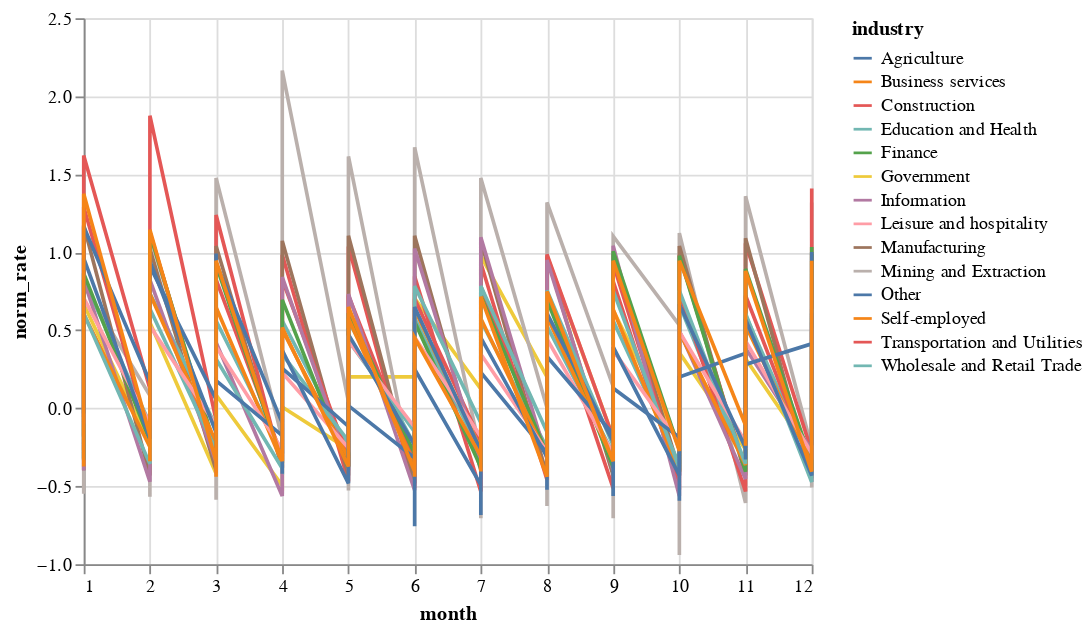

The cell this chart's notebook holds for it:
### Markdown cell above
* Make the same Altair chart, but change from "date" to "month" for the x-channel.

(It will look like a mess because each industry has the same month repeated many times, corresponding to different years.)

### Code cell
alt.Chart(df).mark_line().encode(
    x = "month",
    y = "norm_rate",
    color = "industry"
)

### Figure 1 — Vega-Lite specification as saved in the notebook (floating-point values rounded to 4 significant figures; data arrays with more than 128 entries replaced by an {"elided": "..."} marker saying what was removed)
{"config": {"view": {"continuousWidth": 400, "continuousHeight": 300}}, "data": {"name": "data-0dabc85e2732c18e281685b3e66a2c93"}, "mark": "line", "encoding": {"color": {"field": "industry", "type": "nominal"}, "x": {"field": "month", "type": "quantitative"}, "y": {"field": "norm_rate", "type": "quantitative"}}, "$schema": "https://vega.github.io/schema/vega-lite/v4.17.0.json", "datasets": {"data-0dabc85e2732c18e281685b3e66a2c93": {"elided": "1708 records"}}}
